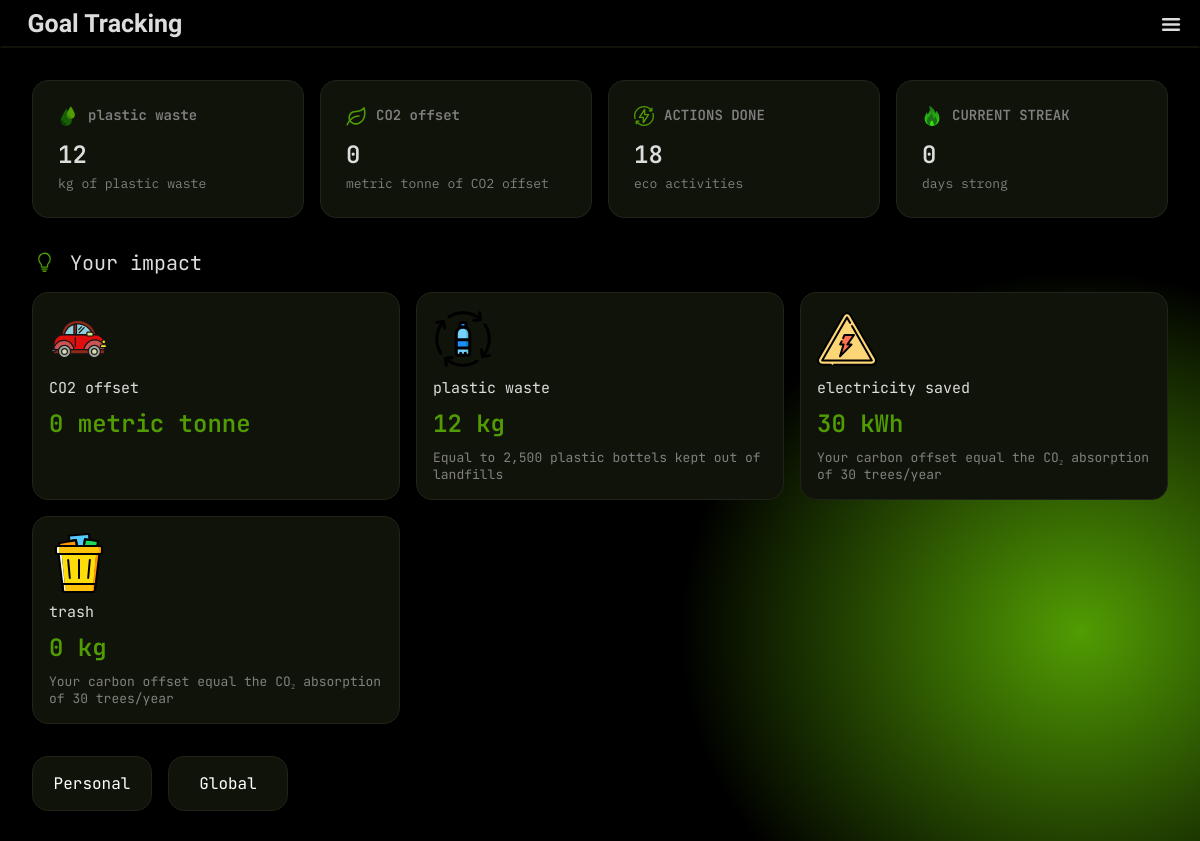
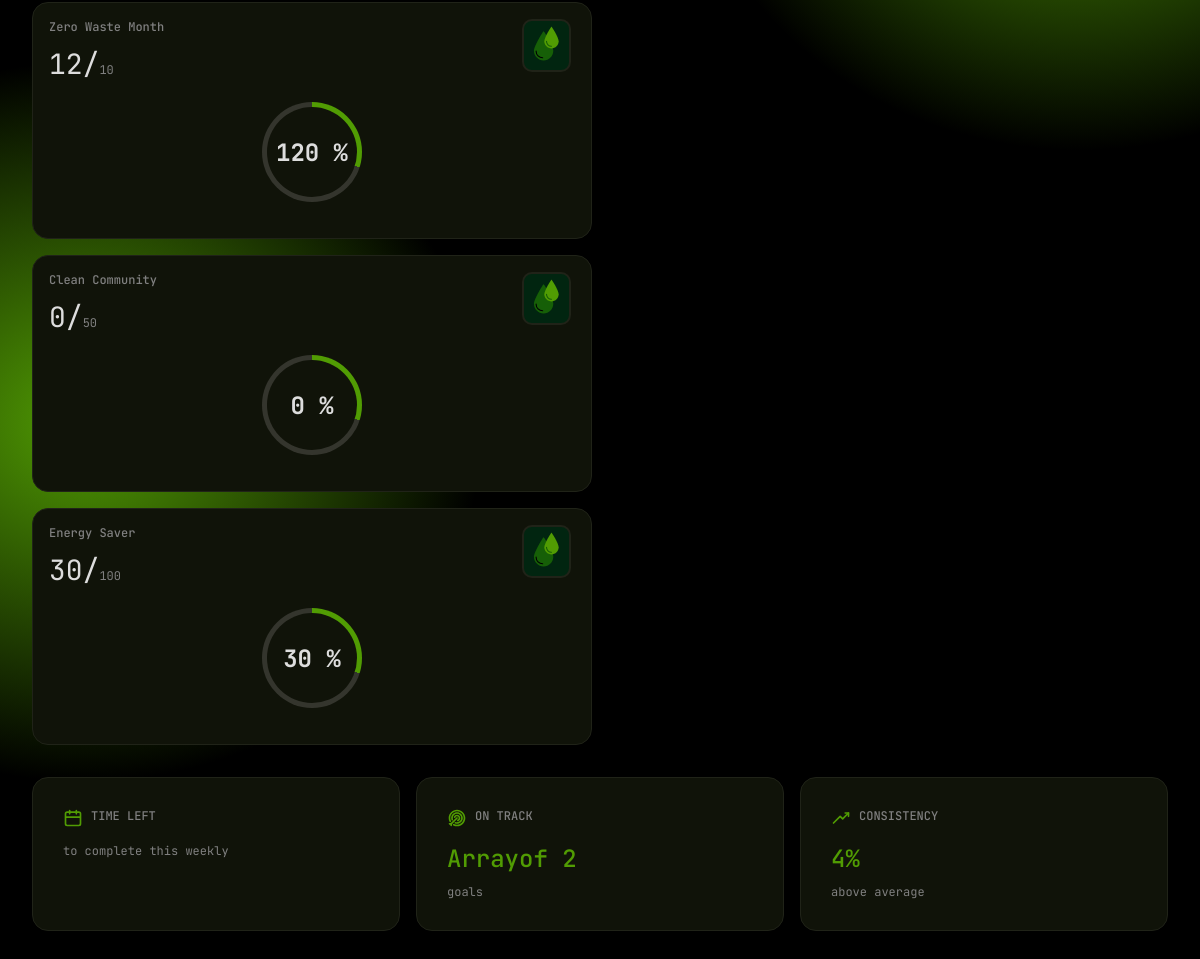
/goals.php, run on the app's committed database (2 pictures, top to bottom).
### tables this page shows
CREATE TABLE GOAL_TYPE (
    ID VARCHAR(100) PRIMARY KEY,
    term VARCHAR(500),
    unit VARCHAR(50),
    decimal_points INT
);

CREATE TABLE GOALS (
    ID VARCHAR(50) PRIMARY KEY,
    title VARCHAR(200),
    description VARCHAR(2000),
    media VARCHAR(500),
    goal_type VARCHAR(100),
    goal DECIMAL,
    starting_time INT,
    ending_time INT,

    type VARCHAR(100),
     

    FOREIGN KEY (goal_type) REFERENCES GOAL_TYPE(ID)
);

### api/users/contribution.php (called while the page is built, shortened)
<?php
function user_get_contribution_total_worded($username, $time_start = NULL, $time_end = NULL)
{
    include dirname(__DIR__) . '/conn.php';
    $query = "SELECT
    GOAL_TYPE.*, COALESCE(
        (
        SELECT
            SUM(TASK.goal_contribution * SUBMISSION.action_count) as total
            from SUBMISSION
            inner join TASK on TASK.ID = SUBMISSION.task_ID
            where
                (SUBMISSION.user = '$username') AND
                (TASK.goal_type = GOAL_TYPE.ID) " .
        ((is_null($time_start) || is_null($time_end)) ? "" : "AND (SUBMISSION.submitted_timestamp BETWEEN '$time_start' AND '$time_end')")
        . "
        )
        , 0) as total FROM GOAL_TYPE;";
    $query_result = mysqli_query($dbConnection, $query);
    $result = array();
    foreach (mysqli_fetch_all($query_result, MYSQLI_ASSOC) as $row) {
        $result[$row['ID']] = array(
            'term' => $row['term'],
            'total' => floatval($row['total']),
            'unit' => $row['unit'],
            'decimals' => intval($row['decimal_points'])
        );
    }
    return $result;
}
function user_get_actions_total($username, $time_start = NULL, $time_end = NULL)
{
    include dirname(__DIR__) . '/conn.php';
    $query = "SELECT COALESCE(SUM(action_count), 0) as total FROM SUBMISSION
              JOIN TASK on SUBMISSION.task_ID = TASK.ID
              WHERE SUBMISSION.status = 'approved' AND SUBMISSION.user = '$username'" .
        ((is_null($time_start) || is_null($time_end)) ? "" : " AND (SUBMISSION.submitted_timestamp BETWEEN '$time_start' AND '$time_end')");
    $query_result = mysqli_query($dbConnection, $query);
    $row = mysqli_fetch_assoc($query_result);
    return intval($row['total']);
}
function user_get_streak($username)
{
    include dirname(__DIR__) . '/conn.php';
    $query = "SELECT DISTINCT FLOOR(submitted_timestamp / 86400) as day
              FROM SUBMISSION WHERE user = '$username' ORDER BY day DESC";
    $query_result = mysqli_query($dbConnection, $query);
    $today = floor(time() / (86400));
    $expected_day = $today - 1;
    foreach (mysqli_fetch_all($query_result) as $row) {
        $day = intval($row[0]);
        if ($day >= $expected_day) {
            $expected_day -= 1;
        } else {
            return $today - $expected_day - 1;
        }
    }
    return $today - $expected_day - 1;
}

### api/goals/functions.php (called while the page is built, shortened)
<?php
function goals_contributions_all($username, $type = NULL, $onlyActive = true)
{
    include dirname(__DIR__) . '/conn.php';
    $query = "select *, coalesce((
        select
    	sum(task.goal_contribution * submission.action_count)
	    from submission
            inner join task
            on task.ID = submission.task_ID
        where
            (submission.user = '$username') and
            (submission.status = 'approved') and
            (task.goal_type = goals.goal_type)
            " . ($onlyActive ? "and (submission.submitted_timestamp between goals.starting_time and goals.ending_time)" : "") . "
    ), 0) as total from goals
    " . (is_null($type) ? "" : "where (goals.type = '$type')");
    $queryResult = mysqli_query($dbConnection, $query);
    $result = array();
    foreach (mysqli_fetch_all($queryResult, MYSQLI_ASSOC) as $row) {
        $result[$row['ID']] = array(
            'ID' => $row['ID'],
            'title' => $row['title'],
            'description' => $row['description'],
            'media' => $row['media'],
            'goal_type' => $row['goal_type'],
            'goal' => $row['goal'],
            'starting_time' => intval($row['starting_time']),
            'ending_time' => intval($row['ending_time']),
            'type' => $row['type'],
            'total' => floatval($row['total']),
        );
    }
    return $result;
}
function goals_all_completed($username, $type)
{
    $result = array();
    foreach (goals_contributions_all($username) as $item) {
        if ($item['total'] >= $item['goal']) {
            $result[] = $item;
        }
    }
    return $result;
}
function goals_completion_rate($goalID = NULL)
{
    include dirname(__DIR__) . '/conn.php';
    $query = "
        SELECT
            goals.ID,
            (COUNT(DISTINCT user_totals.user) * 100.0) / (SELECT COUNT(*) FROM users) as completion_rate
        FROM goals
        LEFT JOIN (
            SELECT
                submission.user,
                task.goal_type,
                SUM(submission.action_count * task.goal_contribution) as total
            FROM submission
            INNER JOIN task ON task.ID = submission.task_ID
            WHERE submission.status = 'approved'
            GROUP BY submission.user, task.goal_type
        ) as user_totals
            ON user_totals.goal_type = goals.goal_type
            AND user_totals.total >= goals.goal
        GROUP BY goals.ID
    ";
    $queryResult = mysqli_query($dbConnection, $query);
    $result = array();
    foreach (mysqli_fetch_all($queryResult, MYSQLI_ASSOC) as $row) {
        $result[$row['ID']] = floatval($row['completion_rate']);
    }
    if (is_null($goalID)) {
        return $result;
    } else {
        return $result[$goalID];
    }
}
function goals_overall_completion_rate()
{
    $total = 0;
    $count = 0;
    foreach (goals_completion_rate() as $row) {
        $count++;
        $total += $row;
    }
    return $total / $count;
}

### goals.php (the view, shortened to what this page needs)
<?php
include './api/conn.php';
include './api/users/contribution.php';
include './api/goals/functions.php';
$contribution = user_get_contribution_total_worded('user1');
$actionDone = user_get_actions_total('user1');
$streak = user_get_streak('user1');
$personalProgress = goals_contributions_all('user1', type: 'personal');
$globalProgress = goals_contributions_all('user1', type: 'global');
$consistency = goals_overall_completion_rate();
$onTrack = goals_all_completed('user1', type: 'personal');
?>
<!DOCTYPE html>
<html lang="en">
<head>
    <link rel="stylesheet" href="./styles/goals.css">
    <link rel="stylesheet" href="./styles/style.css">
</head>
<body>
    <div id="bg-color">
        <div id="header">
            <div class="top">
                <h3>Goal Tracking</h3>
                <button id="hamburger">
                    <img src="./assets/burger.svg" alt="">
                </button>
            </div>
            <hr style="color: #101309; margin: 0;">
        </div>
        <div id="elements">
            <div id="statistic">
                <div class="ststc">
                    <img src="./assets/ivp/water-drops-svgrepo-com (1).svg">
                    <p class="p1"><?php echo $contribution['plastic']['term'] ?></p>
                    <p class="p2"><?php echo $contribution['plastic']['total'] ?></p>
                    <p class="p3"><?php echo $contribution['plastic']['unit'] ?> of <?php echo $contribution['plastic']['term'] ?></p>
                </div>
                <div class="ststc">
                    <img src="./assets/ivp/leaf-svgrepo-com.svg">
                    <p class="p1"><?php echo $contribution['carbon']['term'] ?></p>
                    <p class="p2"><?php echo $contribution['carbon']['total'] ?></p>
                    <p class="p3"><?php echo $contribution['carbon']['unit'] ?> of <?php echo $contribution['carbon']['term'] ?></p>
                </div>
                <div class="ststc">
                    <img src="./assets/ivp/bolt-thunder-svgrepo-com.svg">
                    <p class="p1">ACTIONS DONE</p>
                    <p class="p2"><?php echo $actionDone ?></p>
                    <p class="p3">eco activities</p>
                </div>
                <div class="ststc">
                    <img src="./assets/ivp/fire-svgrepo-com (1).svg">
                    <p class="p1">CURRENT STREAK</p>
                    <p class="p2"><?php echo $streak ?></p>
                    <p class="p3">days strong</p>
                </div>
            </div>
            <div id="impact-header">
                <img id="your-impact" src="./assets/ivp/light-bulb-svgrepo-com.svg">
                <h4 id="header-impact">Your impact</h4>
            </div>
            <div id="impact">
                <div class="impt">
                    <img src="./assets/ivp/car-svgrepo-com.svg" alt="">
                    <p class="impt-p1"><?php echo $contribution['carbon']['term'] ?></p>
                    <p class="impt-p2"><?php echo $contribution['carbon']['total'] ?> <?php echo $contribution['carbon']['unit'] ?></p>
                </div>
                <div class="impt">
                    <img src="./assets/ivp/bottle-plastic-recycle-recycling-svgrepo-com.svg">
                    <p class="impt-p1"><?php echo $contribution['plastic']['term'] ?></p>
                    <p class="impt-p2"><?php echo $contribution['plastic']['total'] ?> <?php echo $contribution['plastic']['unit'] ?></p>
                    <p class="impt-p3">Equal to 2,500 plastic bottels kept out of landfills</p>
                </div>
                <div class="impt">
                    <img src="./assets/ivp/electric-electricity-svgrepo-com.svg">
                    <p class="impt-p1"><?php echo $contribution['electric']['term'] ?></p>
                    <p class="impt-p2"><?php echo $contribution['electric']['total'] ?> <?php echo $contribution['electric']['unit'] ?></p>
                    <p class="impt-p3">Your carbon offset equal the CO₂ absorption of 30 trees/year</p>
                </div>
                <div class="impt">
                    <img src="./assets/ivp/trash-svgrepo-com.svg">
                    <p class="impt-p1"><?php echo $contribution['trash']['term'] ?></p>
                    <p class="impt-p2"><?php echo $contribution['trash']['total'] ?> <?php echo $contribution['trash']['unit'] ?></p>
                    <p class="impt-p3">Your carbon offset equal the CO₂ absorption of 30 trees/year</p>
                </div>
            </div>
            <div id="tracking">
                <button class="Personal">Personal</button>
                <button class="Global">Global</button>
            </div>
            <div id="goal">
                <div class="personal-goals">
                    <?php
                    foreach ($personalProgress as $row) { ?>
                        <div class="goals">
                            <p class="goals-p1"><?php echo $row['title']; ?></p>
                            <p class="goals-p2"><?php echo $row['total']; ?>/<span><?php echo $row['goal']; ?></span></p>
                            <div class="icons">
                                <img src="./assets/ivp/water-drops-svgrepo-com (1).svg" alt="">
                            </div>
                            <?php $progress = floor(($row['total'] / $row['goal']) * 100); ?>
                            <div class="progress">
                                <div id="thumb">
                                    <p class="percent"><?php echo $progress ?> %</p>
                                </div>
                            </div>
                        </div>
                    <?php } ?>
                </div>
            </div>
            <div id="track-info">
                <div class="info">
                    <div class="card-header">
                        <img src="./assets/ivp/calender-svgrepo-com.svg" alt="">
                        <p class="info-p1">TIME LEFT</p>
                    </div>
                    <p class="info-p3">to complete this weekly</p>
                </div>
                <div class="info">
                    <div class="card-header">
                        <img src="./assets/ivp/target-marketing-goal-svgrepo-com.svg" alt="">
                        <p class="info-p1">ON TRACK</p>
                    </div>
                    <P class="info-p2"><?php echo $onTrack ?>of 2</P>
                    <p class="info-p3">goals</p>
                </div>
                <div class="info">
                    <div class="card-header">
                        <img src="./assets/ivp/up-trend-svgrepo-com.svg" alt="">
                        <p class="info-p1">CONSISTENCY</p>
                    </div>
                    <P class="info-p2"><?php echo $consistency ?>%</P>
                    <p class="info-p3">above average</p>
                </div>
            </div>
        </div>
    </div>
</body>
</html>

### data on the page
goal_type: term "plastic waste", unit "kg"
goal_type: term "CO2 offset", unit "metric tonne"
goal_type: term "electricity saved", unit "kWh"
goal_type: term "trash", unit "kg"
goals: title "Zero Waste Month", total "12", goal "10", progress "120"
goals: title "Clean Community", total "0", goal "50", progress "0"
goals: title "Energy Saver", total "30", goal "100", progress "30"

### other printed values
$contribution['plastic']['total'] "12"
$contribution['carbon']['total'] "0"
$actionDone "18"
$streak "0"
$contribution['electric']['total'] "30"
$contribution['trash']['total'] "0"
$onTrack "Array"
$consistency "4"
